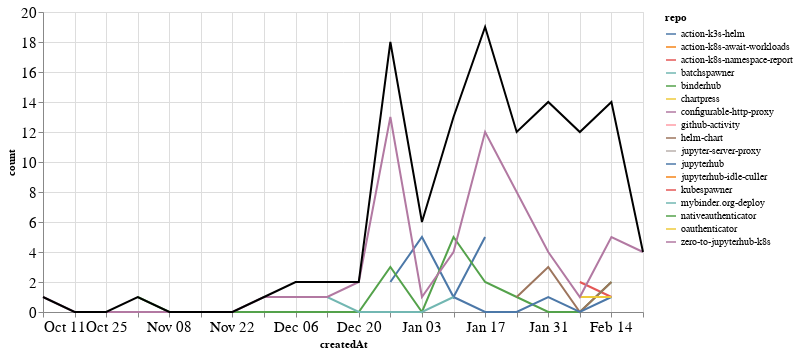

Here is the notebook cell this chart was saved with:
### Markdown cell above
### PRs

### Code cell
prs_time = prs.groupby('repo').resample('W', on='createdAt').count()['author'].reset_index()
prs_time = prs_time.rename(columns={'author': 'count'})
prs_time_total = prs_time.groupby('createdAt').agg({"count": "sum"}).reset_index()

ch1 = alt.Chart(prs_time, width=600).mark_line().encode(
    x='createdAt',
    y='count',
    color='repo',
    tooltip="repo"
)

ch2 = alt.Chart(prs_time_total, width=600).mark_line(color="black").encode(
    x='createdAt',
    y='count',
)

ch1 + ch2

### Figure 1 — Vega-Lite specification as saved in the notebook (floating-point values rounded to 4 significant figures)
{"config": {"axisLeft": {"labelFontSize": 15}, "axisBottom": {"labelFontSize": 15}}, "layer": [{"data": {"name": "data-79b6bd1d54fee164ab2c229cb28129f1"}, "mark": "line", "encoding": {"color": {"type": "nominal", "field": "repo"}, "tooltip": {"type": "nominal", "field": "repo"}, "x": {"type": "temporal", "field": "createdAt"}, "y": {"type": "quantitative", "field": "count"}}, "width": 600}, {"data": {"name": "data-bf75573e9616a93e796ea09fc1059d4d"}, "mark": {"type": "line", "color": "black"}, "encoding": {"x": {"type": "temporal", "field": "createdAt"}, "y": {"type": "quantitative", "field": "count"}}, "width": 600}], "$schema": "https://vega.github.io/schema/vega-lite/v4.8.1.json", "datasets": {"data-79b6bd1d54fee164ab2c229cb28129f1": [{"repo": "action-k3s-helm", "createdAt": "2020-12-27T00:00:00", "count": 2}, {"repo": "action-k3s-helm", "createdAt": "2021-01-03T00:00:00", "count": 5}, {"repo": "action-k3s-helm", "createdAt": "2021-01-10T00:00:00", "count": 1}, {"repo": "action-k3s-helm", "createdAt": "2021-01-17T00:00:00", "count": 5}, {"repo": "action-k8s-await-workloads", "createdAt": "2021-02-07T00:00:00", "count": 3}, {"repo": "action-k8s-namespace-report", "createdAt": "2021-02-07T00:00:00", "count": 2}, {"repo": "action-k8s-namespace-report", "createdAt": "2021-02-14T00:00:00", "count": 1}, {"repo": "batchspawner", "createdAt": "2021-01-31T00:00:00", "count": 1}, {"repo": "binderhub", "createdAt": "2020-11-01T00:00:00", "count": 1}, {"repo": "binderhub", "createdAt": "2020-11-08T00:00:00", "count": 0}, {"repo": "binderhub", "createdAt": "2020-11-15T00:00:00", "count": 0}, {"repo": "binderhub", "createdAt": "2020-11-22T00:00:00", "count": 0}, {"repo": "binderhub", "createdAt": "2020-11-29T00:00:00", "count": 0}, {"repo": "binderhub", "createdAt": "2020-12-06T00:00:00", "count": 0}, {"repo": "binderhub", "createdAt": "2020-12-13T00:00:00", "count": 0}, {"repo": "binderhub", "createdAt": "2020-12-20T00:00:00", "count": 0}, {"repo": "binderhub", "createdAt": "2020-12-27T00:00:00", "count": 3}, {"repo": "binderhub", "createdAt": "2021-01-03T00:00:00", "count": 0}, {"repo": "binderhub", "createdAt": "2021-01-10T00:00:00", "count": 5}, {"repo": "binderhub", "createdAt": "2021-01-17T00:00:00", "count": 2}, {"repo": "binderhub", "createdAt": "2021-01-24T00:00:00", "count": 1}, {"repo": "binderhub", "createdAt": "2021-01-31T00:00:00", "count": 0}, {"repo": "binderhub", "createdAt": "2021-02-07T00:00:00", "count": 0}, {"repo": "binderhub", "createdAt": "2021-02-14T00:00:00", "count": 2}, {"repo": "chartpress", "createdAt": "2021-01-24T00:00:00", "count": 2}, {"repo": "configurable-http-proxy", "createdAt": "2021-02-07T00:00:00", "count": 2}, {"repo": "github-activity", "createdAt": "2021-01-10T00:00:00", "count": 1}, {"repo": "helm-chart", "createdAt": "2021-01-24T00:00:00", "count": 1}, {"repo": "helm-chart", "createdAt": "2021-01-31T00:00:00", "count": 3}, {"repo": "helm-chart", "createdAt": "2021-02-07T00:00:00", "count": 0}, {"repo": "helm-chart", "createdAt": "2021-02-14T00:00:00", "count": 2}, {"repo": "jupyter-server-proxy", "createdAt": "2021-02-07T00:00:00", "count": 3}, {"repo": "jupyterhub", "createdAt": "2021-01-10T00:00:00", "count": 1}, {"repo": "jupyterhub", "createdAt": "2021-01-17T00:00:00", "count": 0}, {"repo": "jupyterhub", "createdAt": "2021-01-24T00:00:00", "count": 0}, {"repo": "jupyterhub", "createdAt": "2021-01-31T00:00:00", "count": 1}, {"repo": "jupyterhub", "createdAt": "2021-02-07T00:00:00", "count": 0}, {"repo": "jupyterhub", "createdAt": "2021-02-14T00:00:00", "count": 1}, {"repo": "jupyterhub-idle-culler", "createdAt": "2021-01-31T00:00:00", "count": 1}, {"repo": "kubespawner", "createdAt": "2021-02-14T00:00:00", "count": 2}, {"repo": "mybinder.org-deploy", "createdAt": "2020-12-06T00:00:00", "count": 1}, {"repo": "mybinder.org-deploy", "createdAt": "2020-12-13T00:00:00", "count": 1}, {"repo": "mybinder.org-deploy", "createdAt": "2020-12-20T00:00:00", "count": 0}, {"repo": "mybinder.org-deploy", "createdAt": "2020-12-27T00:00:00", "count": 0}, {"repo": "mybinder.org-deploy", "createdAt": "2021-01-03T00:00:00", "count": 0}, {"repo": "mybinder.org-deploy", "createdAt": "2021-01-10T00:00:00", "count": 1}, {"repo": "nativeauthenticator", "createdAt": "2021-01-31T00:00:00", "count": 4}, {"repo": "oauthenticator", "createdAt": "2021-02-07T00:00:00", "count": 1}, {"repo": "oauthenticator", "createdAt": "2021-02-14T00:00:00", "count": 1}, {"repo": "zero-to-jupyterhub-k8s", "createdAt": "2020-10-11T00:00:00", "count": 1}, {"repo": "zero-to-jupyterhub-k8s", "createdAt": "2020-10-18T00:00:00", "count": 0}, {"repo": "zero-to-jupyterhub-k8s", "createdAt": "2020-10-25T00:00:00", "count": 0}, {"repo": "zero-to-jupyterhub-k8s", "createdAt": "2020-11-01T00:00:00", "count": 0}, {"repo": "zero-to-jupyterhub-k8s", "createdAt": "2020-11-08T00:00:00", "count": 0}, {"repo": "zero-to-jupyterhub-k8s", "createdAt": "2020-11-15T00:00:00", "count": 0}, {"repo": "zero-to-jupyterhub-k8s", "createdAt": "2020-11-22T00:00:00", "count": 0}, {"repo": "zero-to-jupyterhub-k8s", "createdAt": "2020-11-29T00:00:00", "count": 1}, {"repo": "zero-to-jupyterhub-k8s", "createdAt": "2020-12-06T00:00:00", "count": 1}, {"repo": "zero-to-jupyterhub-k8s", "createdAt": "2020-12-13T00:00:00", "count": 1}, {"repo": "zero-to-jupyterhub-k8s", "createdAt": "2020-12-20T00:00:00", "count": 2}, {"repo": "zero-to-jupyterhub-k8s", "createdAt": "2020-12-27T00:00:00", "count": 13}, {"repo": "zero-to-jupyterhub-k8s", "createdAt": "2021-01-03T00:00:00", "count": 1}, {"repo": "zero-to-jupyterhub-k8s", "createdAt": "2021-01-10T00:00:00", "count": 4}, {"repo": "zero-to-jupyterhub-k8s", "createdAt": "2021-01-17T00:00:00", "count": 12}, {"repo": "zero-to-jupyterhub-k8s", "createdAt": "2021-01-24T00:00:00", "count": 8}, {"repo": "zero-to-jupyterhub-k8s", "createdAt": "2021-01-31T00:00:00", "count": 4}, {"repo": "zero-to-jupyterhub-k8s", "createdAt": "2021-02-07T00:00:00", "count": 1}, {"repo": "zero-to-jupyterhub-k8s", "createdAt": "2021-02-14T00:00:00", "count": 5}, {"repo": "zero-to-jupyterhub-k8s", "createdAt": "2021-02-21T00:00:00", "count": 4}], "data-bf75573e9616a93e796ea09fc1059d4d": [{"createdAt": "2020-10-11T00:00:00", "count": 1}, {"createdAt": "2020-10-18T00:00:00", "count": 0}, {"createdAt": "2020-10-25T00:00:00", "count": 0}, {"createdAt": "2020-11-01T00:00:00", "count": 1}, {"createdAt": "2020-11-08T00:00:00", "count": 0}, {"createdAt": "2020-11-15T00:00:00", "count": 0}, {"createdAt": "2020-11-22T00:00:00", "count": 0}, {"createdAt": "2020-11-29T00:00:00", "count": 1}, {"createdAt": "2020-12-06T00:00:00", "count": 2}, {"createdAt": "2020-12-13T00:00:00", "count": 2}, {"createdAt": "2020-12-20T00:00:00", "count": 2}, {"createdAt": "2020-12-27T00:00:00", "count": 18}, {"createdAt": "2021-01-03T00:00:00", "count": 6}, {"createdAt": "2021-01-10T00:00:00", "count": 13}, {"createdAt": "2021-01-17T00:00:00", "count": 19}, {"createdAt": "2021-01-24T00:00:00", "count": 12}, {"createdAt": "2021-01-31T00:00:00", "count": 14}, {"createdAt": "2021-02-07T00:00:00", "count": 12}, {"createdAt": "2021-02-14T00:00:00", "count": 14}, {"createdAt": "2021-02-21T00:00:00", "count": 4}]}}
